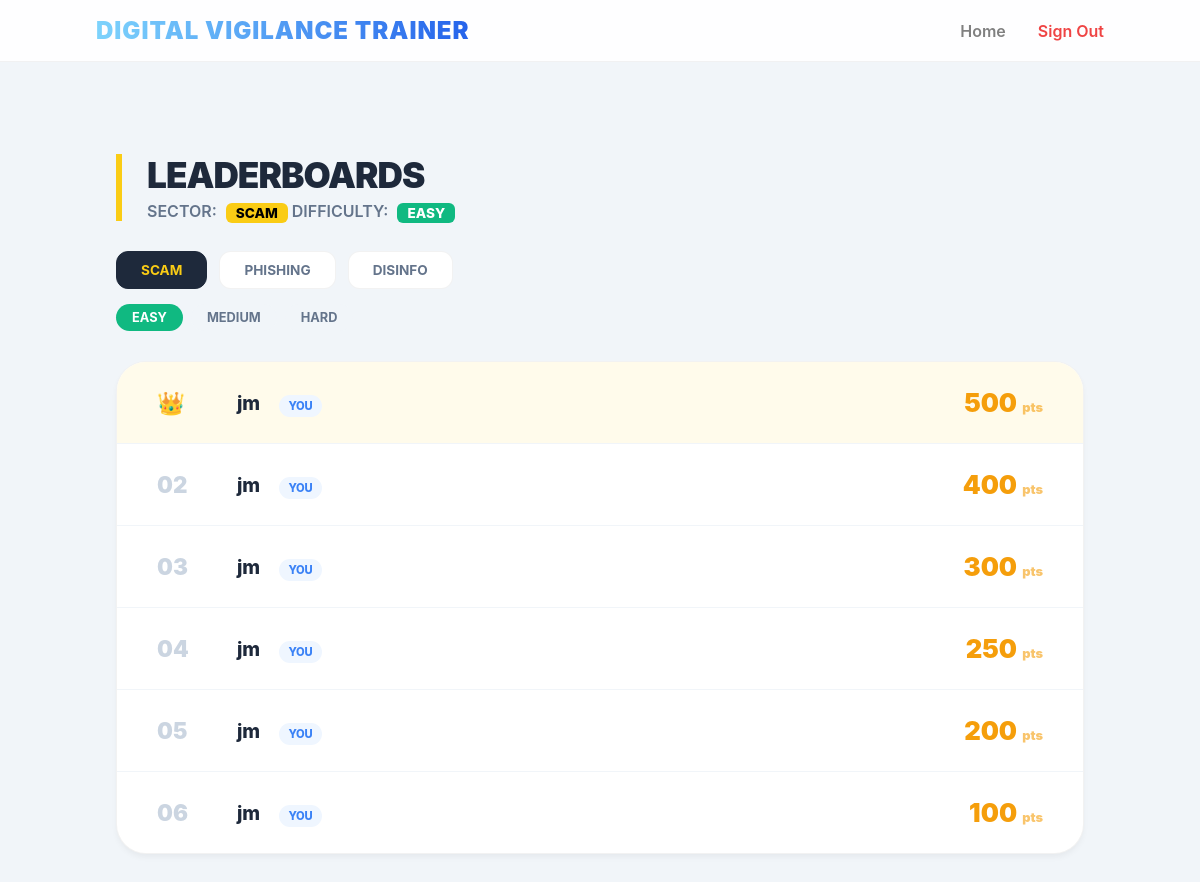
Page /leaderboard/ (signed in) on the committed database.
### trainer/models.py (models this page shows, shortened)
class GameResult(models.Model):
    user = models.ForeignKey(User, on_delete=models.CASCADE)
    score = models.IntegerField()
    category = models.CharField(max_length=50)
    difficulty = models.CharField(
        max_length=10,
        choices=Scenario.DIFFICULTY_CHOICES,
        default='easy'
    )
    timestamp = models.DateTimeField(auto_now_add=True)

### trainer/views.py (the view)
# urls.py: path('leaderboard/', views.leaderboard, name='leaderboard'),
def leaderboard(request):
    cat = request.GET.get('category', 'scam')
    diff = request.GET.get('difficulty', 'easy')
    top_scores = GameResult.objects.filter(
        category=cat,
        difficulty=diff
    ).order_by('-score', '-timestamp')[:10]
    return render(request, 'trainer/leaderboard.html', {
        'top_scores': top_scores,
        'current_category': cat,
        'current_difficulty': diff,
        'categories': ['scam', 'phishing', 'disinfo'],
        'difficulties': ['easy', 'medium', 'hard'],
    })

### trainer/templates/trainer/leaderboard.html (shortened to what this page needs)
{% extends 'trainer/base.html' %}
{% block content %}
<div class="leaderboard-wrapper">
    <div class="header-section">
        <h2>Leaderboards</h2>
        <div class="sector-info">
            SECTOR: <span class="active-badge">{{ current_category|upper }}</span>
            DIFFICULTY: <span class="active-badge" style="background: #10b981; color: white;">{{ current_difficulty|upper }}</span>
        </div>
    </div>
    <div class="tabs">
        {% for cat in categories %}
            <a href="?category={{ cat }}&difficulty={{ current_difficulty }}"
               class="tab-link {% if cat == current_category %}active{% endif %}">
                {{ cat }}
            </a>
        {% endfor %}
    </div>
    <div class="difficulty-tabs">
        {% for diff in difficulties %}
            <a href="?category={{ current_category }}&difficulty={{ diff }}"
               class="diff-tab {% if diff == current_difficulty %}active-diff{% endif %}">
                {{ diff }}
            </a>
        {% endfor %}
    </div>
    <div class="ranking-card">
        {% for entry in top_scores %}
            <div class="rank-row {% if forloop.counter == 1 %}rank-1{% endif %}">
                <div class="rank-num">
                    {% if forloop.counter == 1 %}👑{% else %}{{ forloop.counter|stringformat:"02d" }}{% endif %}
                </div>
                <div class="player-name">
                    {{ entry.user.username }}
                    {% if entry.user == request.user %}
                        <span class="you-badge">YOU</span>
                    {% endif %}
                </div>
                <div class="player-score">
                    {{ entry.score }} <small style="font-size: 0.8rem; opacity: 0.6;">pts</small>
                </div>
            </div>
        {% empty %}
            <div class="empty-msg">
                No scores recorded for this sector and difficulty yet.
            </div>
        {% endfor %}
    </div>
</div>
{% endblock %}

### trainer/templates/trainer/base.html (style rules this page uses)
:root { --grad-start: #7dd3fc; --grad-end: #2563eb; --bg-slate: #f1f5f9; --text-dark: #0f172a; }
body { margin: 0; background-color: var(--bg-slate); color: var(--text-dark); font-family: 'Inter', -apple-system, sans-serif; }

### trainer/templates/trainer/leaderboard.html (style rules this page uses)
:root { --text-dark: #1e293b; --text-muted: #64748b; --cyber-yellow: #facc15; --active-amber: #f59e0b; }
.leaderboard-wrapper { max-width: 1100px; margin: 60px auto; padding: 0 20px; font-family: 'Inter', 'Segoe UI', sans-serif; }
.header-section { margin-bottom: 30px; border-left: 6px solid var(--cyber-yellow); padding-left: 25px; }
.header-section h2 { font-size: 2.2rem; font-weight: 900; margin: 0; color: var(--text-dark); text-transform: uppercase; letter-spacing: -1px; }
.sector-info { color: var(--text-muted); font-size: 1rem; margin-top: 5px; font-weight: 600; }
.active-badge { color: #000; background: var(--cyber-yellow); padding: 2px 10px; border-radius: 6px; font-size: 0.85rem; margin-left: 5px; vertical-align: middle; font-weight: 800; }
.tabs { display: flex; gap: 12px; margin-bottom: 15px; flex-wrap: wrap; }
.tab-link { padding: 10px 24px; background: white; color: var(--text-muted); text-decoration: none; text-transform: uppercase; font-weight: 700; font-size: 0.85rem; border-radius: 12px; border: 1px solid rgba(0,0,0,0.05); transition: all 0.3s ease; }
.tab-link.active { background: var(--text-dark); color: var(--cyber-yellow); border-color: var(--text-dark); }
.difficulty-tabs { display: flex; gap: 8px; margin-bottom: 30px; }
.diff-tab { padding: 6px 16px; background: #f1f5f9; color: var(--text-muted); text-decoration: none; font-weight: 700; font-size: 0.8rem; border-radius: 20px; text-transform: uppercase; transition: 0.2s ease; }
.diff-tab.active-diff { background: #10b981; color: white; }
.ranking-card { background: white; border-radius: 30px; border: 1px solid rgba(0,0,0,0.05); overflow: hidden; box-shadow: 0 4px 6px -1px rgba(0, 0, 0, 0.05); }
.rank-row { display: grid; grid-template-columns: 80px 1fr 150px; padding: 25px 40px; border-bottom: 1px solid #f1f5f9; align-items: center; transition: all 0.2s ease; }
.rank-row:last-child { border-bottom: none; }
.rank-num { font-size: 1.4rem; font-weight: 900; color: #cbd5e1; }
.player-name { font-size: 1.2rem; font-weight: 800; color: var(--text-dark); letter-spacing: -0.3px; }
.player-score { text-align: right; color: var(--active-amber); font-size: 1.6rem; font-weight: 900; }
.rank-1 { background: #fffbeb; }
.rank-1 .rank-num { color: var(--active-amber); }
.you-badge { font-size: 0.7rem; background: #eff6ff; color: #3b82f6; padding: 4px 10px; border-radius: 99px; margin-left: 15px; font-weight: 800; }

### rows in the picture
GameResult: user.username "jm", shows "YOU", score "500"
GameResult: user.username "jm", shows "YOU", score "400"
GameResult: user.username "jm", shows "YOU", score "300"
GameResult: user.username "jm", shows "YOU", score "250"
GameResult: user.username "jm", shows "YOU", score "200"
GameResult: user.username "jm", shows "YOU", score "100"

### other values in the picture
{{ current_category|upper }} "SCAM"
{{ current_difficulty|upper }} "EASY"
{{ cat }} "SCAM" "PHISHING" "DISINFO"
{{ diff }} "EASY" "MEDIUM" "HARD"
